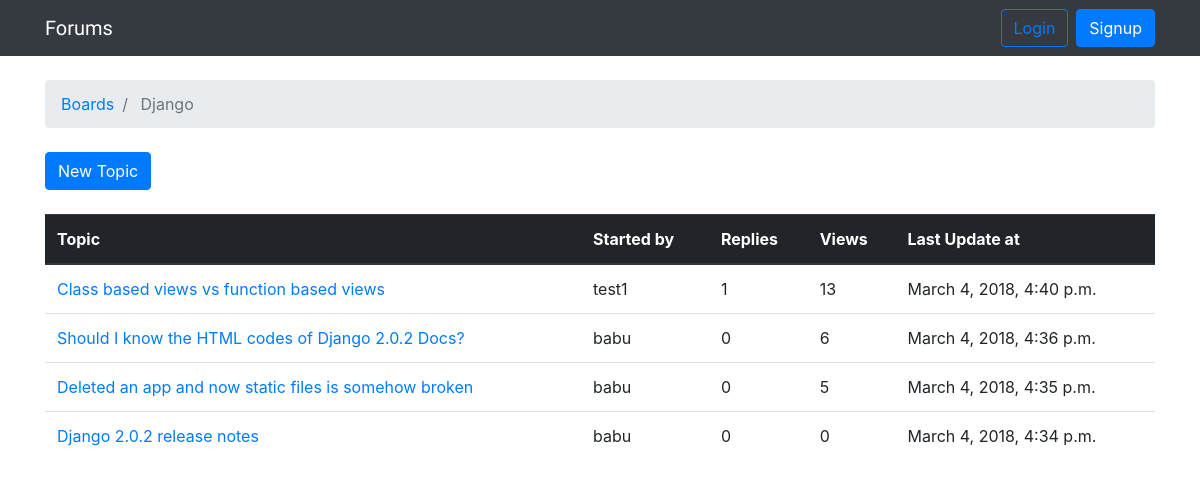
The app's page /boards/1/ with its own data.
### forums/models.py (models this page shows, shortened)
class Board(models.Model):
    name = models.CharField(max_length=30, unique=True)
    description = models.CharField(max_length=100)

class Topic(models.Model):
    subject = models.CharField(max_length=256)
    last_updated = models.DateTimeField(auto_now_add=True)
    board = models.ForeignKey(
        Board,
        on_delete=models.CASCADE,
        related_name='topics',
    )
    starter = models.ForeignKey(
        settings.AUTH_USER_MODEL,
        on_delete=models.CASCADE,
        related_name='topics',
    )
    views = models.PositiveIntegerField(default=0)
    def get_absolute_url(self):
        return reverse('topic_posts', kwargs={
            'pk': self.board.pk,
            'topic_pk': self.pk
        })

### users/models.py (models this page shows)
class CustomUser(AbstractUser):
    objects = CustomUserManager()

### forums/views.py (the view)
# urls.py: path('boards/<int:pk>/', views.TopicListView.as_view(), name='board_topics'),
class TopicListView(ListView):
    model = Topic
    context_object_name = 'topics'
    template_name = 'board_topics.html'
    paginate_by = 5
    def get_queryset(self):
        self.board = get_object_or_404(Board, pk=self.kwargs.get('pk'))
        queryset = self.board.topics.order_by('-last_updated').annotate(replies=Count('posts') - 1)
        return queryset
    def get_context_data(self, **kwargs):
        context = super().get_context_data(**kwargs)
        context['board'] = self.board
        return context

### templates/board_topics.html (shortened to what this page needs)
{% extends 'base.html' %}
{% block breadcrumb %}
<li class="breadcrumb-item">
    <a href="{% url 'home' %}">Boards</a>
</li>
<li class="breadcrumb-item active">
    {{ board.name }}
</li>
{% endblock %}
{% block content %}
<div class="mb-4">
    <a href="{% url 'new_topic' board.pk %}" class="btn btn-primary">
        New Topic
    </a>
</div>
<table class="table">
    <thead class="thead-dark">
        <tr>
            <th>Topic</th>
            <th>Started by</th>
            <th>Replies</th>
            <th>Views</th>
            <th>Last Update at</th>
        </tr>
    </thead>
    <tbody>
        {% for topic in topics %}
            <tr>
                <td>
                    <a href="{{ topic.get_absolute_url }}">
                        {{ topic.subject }}
                    </a>
                </td>
                <td>{{ topic.starter.username }}</td>
                <td class="align-middle">{{ topic.replies }}</td>
                <td class="align-middle">{{ topic.views }}</td>
                <td>{{ topic.last_updated }}</td>
            </tr>
        {% endfor %}
    </tbody>
</table>
{% endblock %}

### records on screen
Board: name "Django"
Topic: subject "Class based views vs function based views", starter.username "test1", replies "1", views "13", last_updated "March 4, 2018, 4:40 p.m."
Topic: subject "Should I know the HTML codes of Django 2.0.2 Docs?", starter.username "babu", replies "0", views "6", last_updated "March 4, 2018, 4:36 p.m."
Topic: subject "Deleted an app and now static files is somehow broken", starter.username "babu", replies "0", views "5", last_updated "March 4, 2018, 4:35 p.m."
Topic: subject "Django 2.0.2 release notes", starter.username "babu", replies "0", views "0", last_updated "March 4, 2018, 4:34 p.m."
